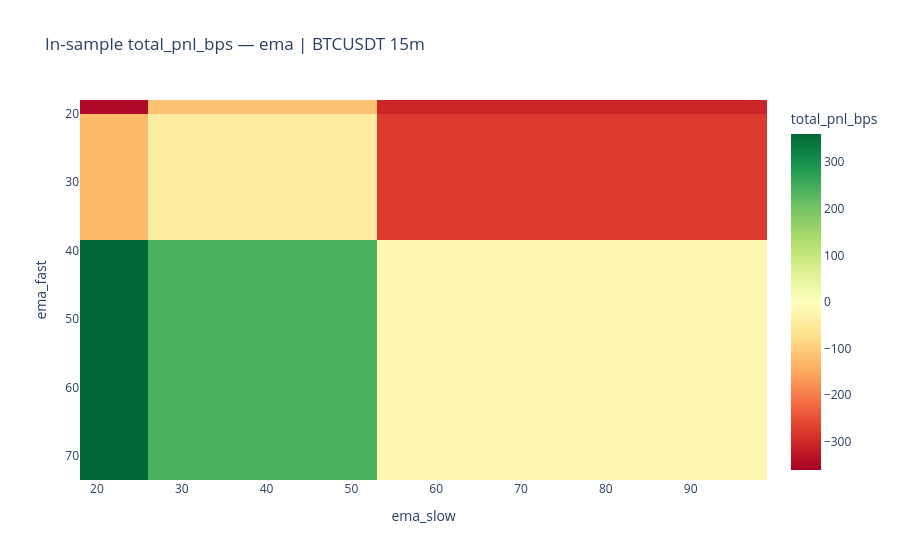

Notebook code cell kept with this figure:
### Code cell
# HEATMAP_METRIC is a configurable knob:
# flip between Sharpe / P&L / profit_factor / any grid_search column without editing the plot.
# Best value per ema_fast × ema_slow cell, across any other swept dimension.
# Renders only when the strategy grid is being swept.
HEATMAP_METRIC = "total_pnl_bps"   # any grid_search column
if {"ema_fast", "ema_slow"}.issubset(gs.columns):
    # Diverging colour split at the metric's breakeven: P&L/Sharpe at 0, profit_factor at 1, win_rate at 0.5.
    midpoint = {"profit_factor": 1.0, "win_rate": 0.5}.get(HEATMAP_METRIC, 0.0)
    px.imshow(
        gs.pivot_table(index="ema_fast", columns="ema_slow", values=HEATMAP_METRIC, aggfunc="max"),
        color_continuous_scale="RdYlGn", color_continuous_midpoint=midpoint, aspect="auto",
        labels=dict(x="ema_slow", y="ema_fast", color=HEATMAP_METRIC),
        title=f"In-sample {HEATMAP_METRIC} — {strategy.name} | {SYMBOL} {INTERVAL}m",
    ).show()
else:
    print("Heatmap needs ema_fast × ema_slow swept in the grid above — nothing to plot.")

### Figure 1 — Plotly figure (JSON) as saved in the notebook; plotly's stock layout.template omitted (floating-point values rounded to 4 significant figures)
{"data": [{"coloraxis": "coloraxis", "hovertemplate": "ema_slow: %{x}<br>ema_fast: %{y}<br>total_pnl_bps: %{z}<extra></extra>", "name": "0", "type": "heatmap", "x": [22, 30, 76], "xaxis": "x", "y": [19, 21, 56], "yaxis": "y", "z": [[-344.9, -115.6, -304.5], [-127.7, -40.88, -276.9], [360.6, 242.0, -18.99]]}], "layout": {"coloraxis": {"cmid": 0, "colorbar": {"title": {"text": "total_pnl_bps"}}, "colorscale": [[0, "rgb(165,0,38)"], [0.1, "rgb(215,48,39)"], [0.2, "rgb(244,109,67)"], [0.3, "rgb(253,174,97)"], [0.4, "rgb(254,224,139)"], [0.5, "rgb(255,255,191)"], [0.6, "rgb(217,239,139)"], [0.7, "rgb(166,217,106)"], [0.8, "rgb(102,189,99)"], [0.9, "rgb(26,152,80)"], [1, "rgb(0,104,55)"]]}, "title": {"text": "In-sample total_pnl_bps — ema | BTCUSDT 15m"}, "xaxis": {"anchor": "y", "domain": [0, 1], "title": {"text": "ema_slow"}}, "yaxis": {"anchor": "x", "autorange": "reversed", "domain": [0, 1], "title": {"text": "ema_fast"}}}}
